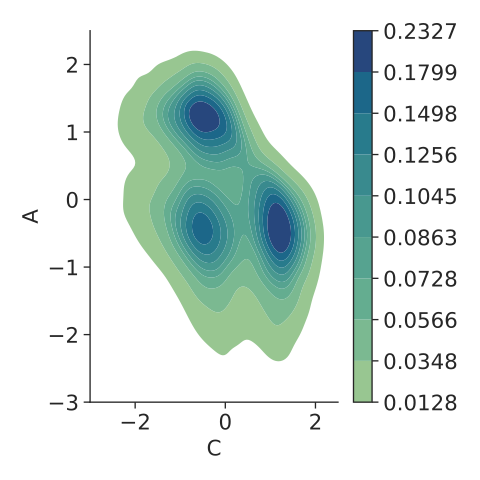

The Python source for this figure:
from matplotlib import pyplot as plt
import seaborn as sns
import pandas as pd
import numpy as np
from scipy import stats
from numpy.polynomial.polynomial import polyfit
from math import log

df = pd.read_csv("NORMtt.txt")
#df = df.iloc[:200, :]

#For converting to steady states
hlli = []
for x,y,z in zip(df["A"], df["B"],df["C"]):
    if x > 0:
        xv = "1"
    else:
        xv = "0"
    if y > 0:
        yv = "1"
    else:
        yv = "0"
    if z > 0:
        zv = "1"
    else:
        zv = "0"
    hlli.append(xv+yv+zv)

#hlli = []
#for x,y in zip(df["A"], df["B"]):
#    if x > 0:
#        xv = "1"
#    else:
#        xv = "0"
#    if y > 0:
#        yv = "1"
#    else:
#        yv = "0"
#    hlli.append(xv+yv)

df["Steady States"] = hlli

print(df)

sns.set(rc={'figure.figsize':(10.5,8)})
sns.set_context("paper", rc={"font.weight":'bold',"legend.fontsize":16,"legend.title_fontsize":16,"font.size":16,"axes.titlesize":16,"axes.labelsize":16,"xtick.labelsize":16,"ytick.labelsize":16})
#sns.set_context("paper", rc={"legend.fontsize":16,"font.size":16,"axes.titlesize":16,"axes.labelsize":16,"xtick.labelsize":16,"ytick.labelsize":16})
sns.set_style("ticks")

#dist = list(df["A"]) + list(df["B"] + list(df["C"]))

#sns.displot(x=dist, color="#bd5e57", kind="kde", fill=True)
sns.displot(data=df, x="C", y="A", cmap="crest", cbar=True, kind="kde", fill=True)
plt.ylim(-3, 2.5)
plt.xlim(-3, 2.5)
#sns.regplot(data=df, x="B", y="C", color="#bd5e57")
#sns.countplot(data=df, x="Steady States", order=["10","01","00","11"])
#sns.countplot(data=df, x="Steady States", order=["001","010", "100", "011","101","110","111","000"])
#plt.subplots_adjust(left=0.12, right=0.95, bottom=0.12, top=0.95, hspace=0, wspace=0)
#sns.despine()
plt.tight_layout()
plt.savefig("S1D.svg",dpi=400)
plt.savefig("S1D.png",dpi=400, pad_inches=0)
plt.show()
